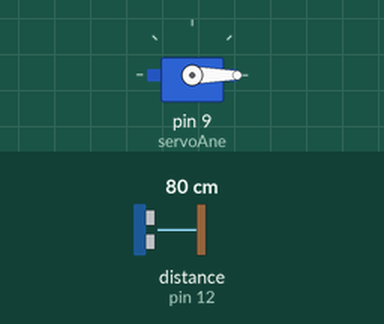
Simulated run of this sketch. Board: Arduino Uno, built with avr-gcc and run on an emulated ATmega328P. Parts: servo. Inputs (shaded band) come from the test bench; at power-on: distance to the obstacle (sensor on pin 12) 80 cm. The echo pulse lasts 58.3 µs per cm; what the sketch prints to the serial monitor is not drawn.

Above: at 1.2 s.
1.3 s: distance to the obstacle (sensor on pin 12) set to 7 cm
3.1 s: distance to the obstacle (sensor on pin 12) set to 4 cm
At 4.1 s:
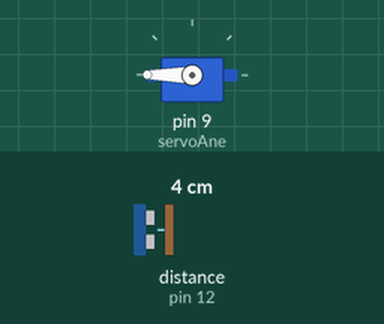
Timing chart, 0 to 10.6 s (numbered marks = the images above; inputs shaded):
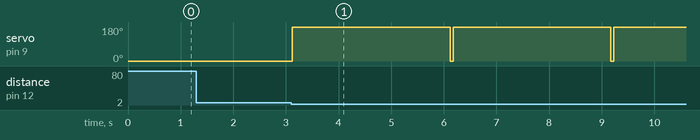

The sketch:

sketch_jul02c.ino
```cpp
#include <NewPing.h>
#include <Servo.h>
#define TRIGGER_PIN   11
#define ECHO_PIN      12
#define MAX_DISTANCE 200


Servo servoAne;
NewPing ultrasonic1(TRIGGER_PIN, ECHO_PIN, MAX_DISTANCE);

void setup() {

  Serial.begin(9600);
  servoAne.attach(9);
  servoAne.write(0);
}

void loop() {
  delay(50);
  int US1 = ultrasonic1.ping_cm();
  Serial.print("Hasil Sensor 1 :");
  Serial.print(US1);

  if(US1 <= 5){
    servoAne.write(180);
    delay(3000);
    servoAne.write(0);

  }
  else{
    servoAne.write(0);
    delay(5);
  }
}
```

Measured:
- the behaviour switches between 6 and 5 cm on distance to the obstacle (sensor on pin 12) (found by bisection; images 0 and 1)
- after the input at 1.3 s, every drawn part: stays the same
- after the input at 3.1 s, servo on pin 9 (servoAne): 0° → 180° at once
